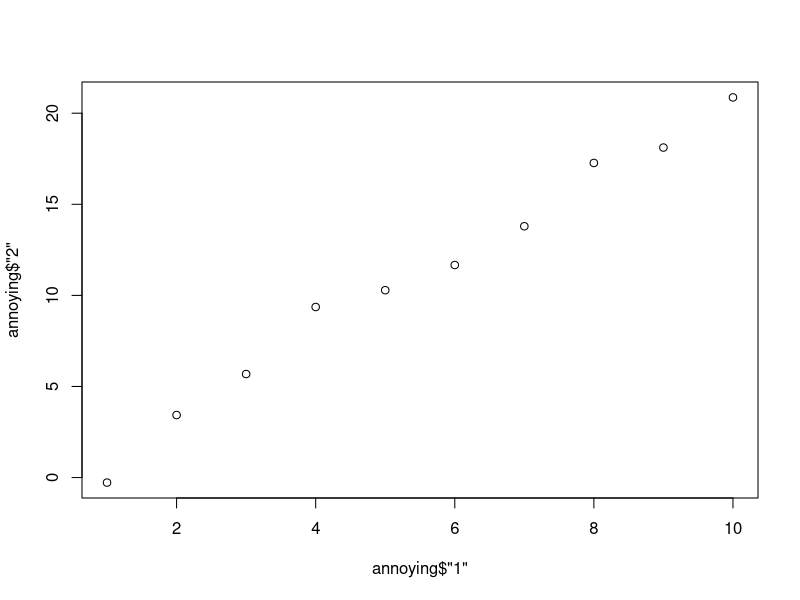

Recreate this plot in R. (Note: this script raises an error after producing the figure.)
## ---- chunk 1
library(tidyverse)
library(dplyr)
## ---- chunk 2
annoying <- tibble(
  `1` = 1:10,
  `2` = `1` * 2 + rnorm(length(`1`))
)
## ---- chunk 3
annoying$`1`
## ---- chunk 4
plot(annoying$'1', annoying$'2')
## ---- chunk 5
annoying <- mutate(annoying, annoying$'1'/ annoying$'2')
colnames(annoying) <- c(colnames(annoying)[-length(colnames(annoying))],"3")
## ---- chunk 6
colnames(annoying) <- c("one","two","three")
## ---- chunk 7
head(who)
tail(who)
## ---- chunk 8
whoTidy <- who %>%
  gather(code, value, new_sp_m014:newrel_f65, na.rm = TRUE) %>% 
  mutate(code = stringr::str_replace(code, "newrel", "new_rel")) %>%
  separate(code, c("new", "var", "sexage")) %>% 
  select(-new, -iso2, -iso3) %>% 
  separate(sexage, c("sex", "age"), sep = 1) %>% 
  group_by(country, year, sex) %>% 
  summarize(Number =n())
whoTidy
## ---- chunk 9
table4a
table4b
table6
